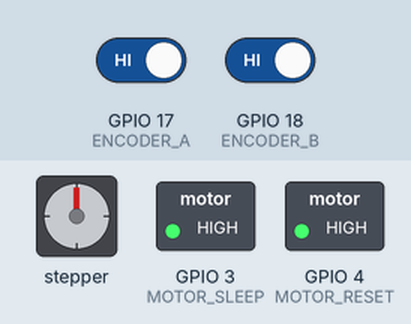
Recording of a sketch running on a simulated ESP32-S3. On the bench: stepper motor, switched loads named in the sketch (green lamp = pin HIGH). Wiring (inferred from the names in the program): stepper motor driver (200 steps per turn assumed): step GPIO 2; direction GPIO 1; enable GPIO 5. The inputs (shaded band) are chosen by the test bench; at power-on: GPIO 17 (ENCODER_A) HIGH, GPIO 18 (ENCODER_B) HIGH. Pins used as bus, display or sensor lines are not drawn; what the sketch prints to the serial monitor is not drawn.

Above: at 0.1 s.
Timing chart, 0 to 1.6 s (numbered marks = the images above):
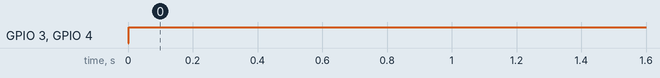

The sketch:

arduino-rotary-pendulum.ino
```cpp
/* name: arduino-rotary-pendulum.ino
 * date: 04-24-2026
 * auth: wrental
 * desc: arduino implementation of rotary pendulum.
 */

// motor pin definitions
#define MOTOR_DIR (GPIO_NUM_1)
#define MOTOR_STEP (GPIO_NUM_2)
#define MOTOR_SLEEP (GPIO_NUM_3)
#define MOTOR_RESET (GPIO_NUM_4)
#define MOTOR_ENABLE (GPIO_NUM_5)

// encoder pin definitions
#define ENCODER_A (GPIO_NUM_17)
#define ENCODER_B (GPIO_NUM_18)

// global constants
#define ENCODER_RES 2400  // ticks/rotation
#define MOTOR_RES 3200    // ticks/rotation

// not sure these are really needed
#define SS_ERROR 3                          // steady-state error margin (ticks)
#define ACTUATION_RANGE (ENCODER_RES / 10)  // 360 / 10 = 36 deg
#define MOTOR_VEL_MAX 1000                  // sps
#define MOTOR_ACCEL_MAX 3000                // spsps
#define STEP_ACTION_DELAY 2                 // microseconds
#define LOOP_DURATION 1                     // ms = 1kHz

// PID constants
#define K_P 0.1
#define K_I 1.9
#define K_D 8.8

// data sharing between threads
typedef struct pendulum_data_t {
  float encoder_pos_degrees;
  float move_stp_degrees;
};

pendulum_data_t pendulum_data_send;
int queue_item_size = sizeof(pendulum_data_send);
QueueHandle_t pendulum_data_queue = xQueueCreate(2, queue_item_size);

// encoder:
int encoder_pos_ticks = 0;  // cw = positive, ccw = negative

// encoder interrupt service routines
void encoder_A_interrupt(void) {
  if (digitalRead(ENCODER_B) != digitalRead(ENCODER_A)) {
    encoder_pos_ticks++;
  } else {
    encoder_pos_ticks--;
  }
}
void encoder_B_interrupt(void) {
  if (digitalRead(ENCODER_B) == digitalRead(ENCODER_A)) {
    encoder_pos_ticks++;
  } else {
    encoder_pos_ticks--;
  }
}

// set pins, attach interrupts for encoder
void encoder_init(void) {
  // set pins for encoder
  pinMode(ENCODER_A, INPUT_PULLUP);
  pinMode(ENCODER_B, INPUT_PULLUP);

  // set interrupt for encoder
  attachInterrupt(ENCODER_A, encoder_A_interrupt, CHANGE);
  attachInterrupt(ENCODER_B, encoder_B_interrupt, CHANGE);
}

// initialize stepper motor
void motor_init(void) {
  // disable motor output
  pinMode(MOTOR_ENABLE, OUTPUT);
  digitalWrite(MOTOR_ENABLE, HIGH);
  delay(1);

  // define output pins, states
  pinMode(MOTOR_DIR, OUTPUT);
  digitalWrite(MOTOR_DIR, LOW);
  delay(1);
  pinMode(MOTOR_STEP, OUTPUT);
  digitalWrite(MOTOR_STEP, LOW);
  delay(1);
  pinMode(MOTOR_SLEEP, OUTPUT);
  digitalWrite(MOTOR_SLEEP, HIGH);
  delay(1);

  // use motor reset function to reset internal home
  pinMode(MOTOR_RESET, OUTPUT);
  digitalWrite(MOTOR_RESET, LOW);
  delay(1);
  digitalWrite(MOTOR_RESET, HIGH);
  delay(1);

  // re-enable motor output
  digitalWrite(MOTOR_ENABLE, LOW);
}

// move stepper motor 1 microstep
// takes approx 50 microseconds >> 20,000sps, should use max like 3,000spsps
// 0 = cw, 1 = ccw
// TODO: swap this out for conditional code in main loop
void motor_step(uint8_t motor_dir) {
  // if (motor_dir == 0) {
  //   motor_pos_ticks++;
  // } else {
  //   motor_pos_ticks--;
  // }
  digitalWrite(MOTOR_DIR, motor_dir);
  delayMicroseconds(3);
  digitalWrite(MOTOR_STEP, HIGH);
  delayMicroseconds(8);
  digitalWrite(MOTOR_STEP, LOW);
  delayMicroseconds(39);
}

void motor_stp_degrees(float degrees) {
  int motor_dir;
  int steps = (int)(degrees * (3200.0 / 360.0));
  if (steps < 0) {
    motor_dir = 0;
  } else {
    motor_dir = 1;
  }
  for (int i = 0; i < steps; i++) {
    motor_step(motor_dir);
  }
}

// separate the print function - CORE 0
void print_output(void* pvParamters) {
  pendulum_data_t pendulum_data_receive;
  float loop_duration_sec;
  for (;;) {
    // read from queue
    xQueueReceive(pendulum_data_queue, (void*)&pendulum_data_receive, 10);

    printf("encoder_pos_degrees %.2f | move_stp_degrees %.2f",
           pendulum_data_receive.encoder_pos_degrees, pendulum_data_receive.move_stp_degrees);
    printf("\n");

    // 10ms delay, allow for idle tasks
    vTaskDelay(10 / portTICK_PERIOD_MS);
  }
}

// control loop - CORE 1
// TODO: current duration: 2 us
void app_main(void* pvParameters) {
  // motor switching variables
  uint8_t motor_dir = 0;  // 0 = cw, 1 = ccw
  int motor_pos_ticks = 0;
  int last_step_action_time = 0;
  bool motor_step_status = false;

  // encoder position initialization
  encoder_pos_ticks = 0;  // starting position at bottom - DO NOT REINIT GLOBAL VAR
  int error_steps = 0;

  // init stepper, encoder, ISR
  motor_init();
  encoder_init();

  // momentary delay
  vTaskDelay(1 / portTICK_PERIOD_MS);

  // 1kHz implementation
  // TickType_t loop_start_ticks;

  // asap timer implementation
  int t = 0;
  int dt = 0;
  float dt_s;

  int loop_enc_pos_ticks;
  float encoder_pos_degrees;
  float encoder_err_degrees;
  float last_err_degrees;
  float integral;
  float derivative;
  float move_stp_degrees;

  // main app loop
  for (;;) {
    // 1kHz implementation
    // vTaskDelayUntil(&loop_start_ticks, pdMS_TO_TICKS(LOOP_DURATION));

    dt = esp_timer_get_time() - t;
    dt_s = dt / 1000000.0;
    t = esp_timer_get_time();
    last_err_degrees = encoder_err_degrees;

    // bottom = 0, top = 180 deg
    loop_enc_pos_ticks = abs(encoder_pos_ticks % 2400);
    encoder_pos_degrees = (loop_enc_pos_ticks * (360.0 / 2400.0));
    encoder_err_degrees = 180.0 - encoder_pos_degrees;
    integral = encoder_err_degrees * dt_s;
    derivative = last_err_degrees - encoder_err_degrees;
    move_stp_degrees = (K_P * encoder_err_degrees) + (K_I * integral) + (K_D * derivative);

    // only actuate if within 20 deg error
    if (abs(encoder_err_degrees) < 20) {
      motor_stp_degrees(move_stp_degrees);
    }

    // send status to print_output thread if queue has room
    pendulum_data_send.encoder_pos_degrees = encoder_pos_degrees;
    pendulum_data_send.move_stp_degrees = move_stp_degrees;
    xQueueSend(pendulum_data_queue, (void*)&pendulum_data_send, 0);
  }
}

// global setup
void setup() {
  xTaskCreatePinnedToCore(print_output, "debug_output", 4096, NULL, 2, NULL, 0);
  xTaskCreatePinnedToCore(app_main, "app_main", 4096, NULL, 2, NULL, 1);
}

// required :(
void loop() {
  // yield to other tasks
  vTaskDelay(1000 / portTICK_PERIOD_MS);
}
```

Measured:
- by itself, GPIO 3 (MOTOR_SLEEP): LOW → HIGH at 0.00 s
- by itself, GPIO 4 (MOTOR_RESET): LOW → HIGH at 0.01 s
